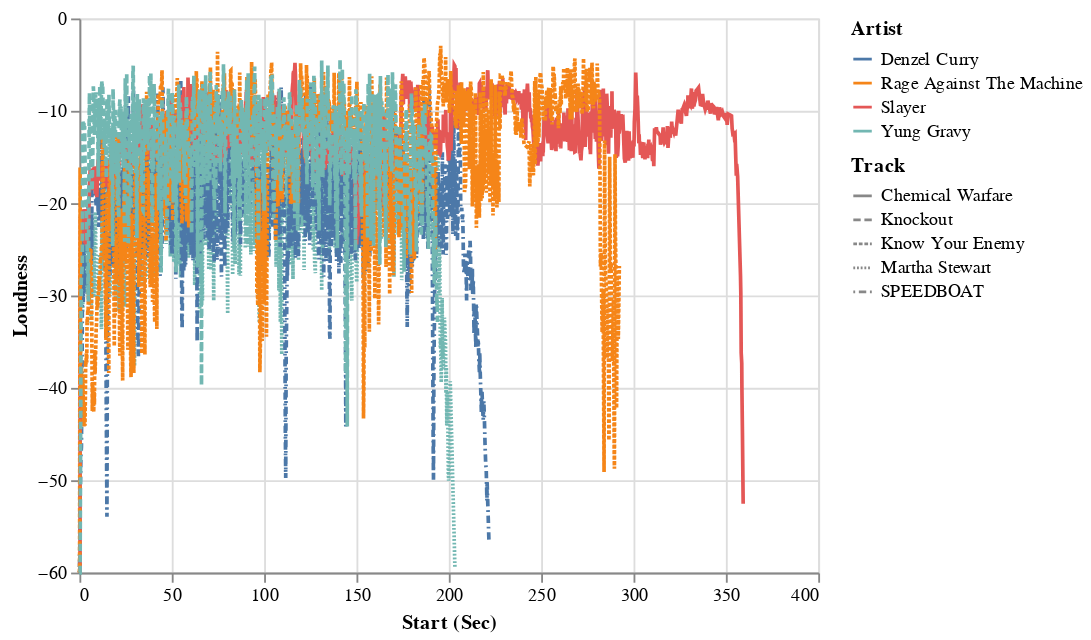

The notebook cell saved with this chart:
### Markdown cell above
Use Altair to plot line chart of all my favorites songs' loudness by segment

### Code cell
import altair as alt
alt.data_transformers.enable('default', max_rows=None)

alt.Chart(volume_data).mark_line().encode(
    x='Start (Sec)',
    y='Loudness',
    color='Artist',
    strokeDash='Track',
)

### Figure 1 — Vega-Lite specification as saved in the notebook (floating-point values rounded to 4 significant figures; data arrays with more than 128 entries replaced by an {"elided": "..."} marker saying what was removed)
{"config": {"view": {"continuousWidth": 400, "continuousHeight": 300}}, "data": {"name": "data-7c3d34b9eb0266c981deeff935484721"}, "mark": "line", "encoding": {"color": {"field": "Artist", "type": "nominal"}, "strokeDash": {"field": "Track", "type": "nominal"}, "x": {"field": "Start (Sec)", "type": "quantitative"}, "y": {"field": "Loudness", "type": "quantitative"}}, "$schema": "https://vega.github.io/schema/vega-lite/v4.17.0.json", "datasets": {"data-7c3d34b9eb0266c981deeff935484721": {"elided": "5175 records"}}}
